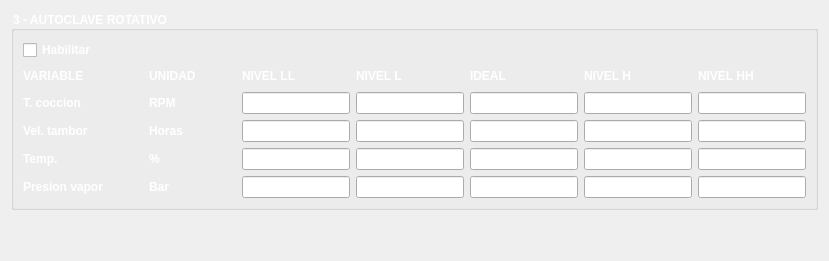
                <widget class="QWidget" name="page_5">
                 <layout class="QVBoxLayout" name="verticalLayout_10">
                  <item>
                   <widget class="QGroupBox" name="groupBox_molino_refinador_4">
                    <property name="sizePolicy">
                     <sizepolicy hsizetype="Fixed" vsizetype="Fixed">
                      <horstretch>0</horstretch>
                      <verstretch>0</verstretch>
                     </sizepolicy>
                    </property>
                    <property name="font">
                     <font>
                      <bold>true</bold>
                     </font>
                    </property>
                    <property name="styleSheet">
                     <string notr="true">color: rgb(255, 255, 255);</string>
                    </property>
                    <property name="title">
                     <string>3 - AUTOCLAVE ROTATIVO</string>
                    </property>
                    <layout class="QGridLayout" name="gridLayout_14">
                     <item row="2" column="8">
                      <widget class="QLabel" name="label_76">
                       <property name="sizePolicy">
                        <sizepolicy hsizetype="Preferred" vsizetype="Fixed">
                         <horstretch>0</horstretch>
                         <verstretch>0</verstretch>
                        </sizepolicy>
                       </property>
                       <property name="font">
                        <font>
                         <bold>true</bold>
                        </font>
                       </property>
                       <property name="text">
                        <string>NIVEL HH</string>
                       </property>
                      </widget>
                     </item>
                     <item row="2" column="5">
                      <widget class="QLabel" name="label_70">
                       <property name="sizePolicy">
                        <sizepolicy hsizetype="Preferred" vsizetype="Fixed">
                         <horstretch>0</horstretch>
                         <verstretch>0</verstretch>
                        </sizepolicy>
                       </property>
                       <property name="font">
                        <font>
                         <bold>true</bold>
                        </font>
                       </property>
                       <property name="text">
                        <string>NIVEL L</string>
                       </property>
                      </widget>
                     </item>
                     <item row="6" column="0">
                      <widget class="QLabel" name="label_peso_prod_18">
                       <property name="sizePolicy">
                        <sizepolicy hsizetype="Preferred" vsizetype="Fixed">
                         <horstretch>0</horstretch>
                         <verstretch>0</verstretch>
                        </sizepolicy>
                       </property>
                       <property name="font">
                        <font>
                         <bold>true</bold>
                        </font>
                       </property>
                       <property name="text">
                        <string>Temp.</string>
                       </property>
                      </widget>
                     </item>
                     <item row="5" column="2">
                      <widget class="QLabel" name="label_72">
                       <property name="font">
                        <font>
                         <bold>true</bold>
                        </font>
                       </property>
                       <property name="text">
                        <string>Horas</string>
                       </property>
                      </widget>
                     </item>
                     <item row="4" column="4">
                      <widget class="QLineEdit" name="lineEdit_83"/>
                     </item>
                     <item row="5" column="4">
                      <widget class="QLineEdit" name="lineEdit_84"/>
                     </item>
                     <item row="6" column="6">
                      <widget class="QLineEdit" name="lineEdit_89"/>
                     </item>
                     <item row="2" column="1">
                      <spacer name="horizontalSpacer_16">
                       <property name="orientation">
                        <enum>Qt::Orientation::Horizontal</enum>
                       </property>
                       <property name="sizeHint" stdset="0">
                        <size>
                         <width>40</width>
                         <height>20</height>
                        </size>
                       </property>
                      </spacer>
                     </item>
                     <item row="4" column="2">
                      <widget class="QLabel" name="label_74">
                       <property name="font">
                        <font>
                         <bold>true</bold>
                        </font>
                       </property>
                       <property name="text">
                        <string>RPM</string>
                       </property>
                      </widget>
                     </item>
                     <item row="6" column="7">
                      <widget class="QLineEdit" name="lineEdit_90"/>
                     </item>
                     <item row="2" column="2">
                      <widget class="QLabel" name="label_73">
                       <property name="sizePolicy">
                        <sizepolicy hsizetype="Preferred" vsizetype="Fixed">
                         <horstretch>0</horstretch>
                         <verstretch>0</verstretch>
                        </sizepolicy>
                       </property>
                       <property name="font">
                        <font>
                         <bold>true</bold>
                        </font>
                       </property>
                       <property name="text">
                        <string>UNIDAD</string>
                       </property>
                      </widget>
                     </item>
                     <item row="2" column="6">
                      <widget class="QLabel" name="label_75">
                       <property name="font">
                        <font>
                         <bold>true</bold>
                        </font>
                       </property>
                       <property name="text">
                        <string>IDEAL</string>
                       </property>
                      </widget>
                     </item>
                     <item row="2" column="7">
                      <widget class="QLabel" name="label_68">
                       <property name="sizePolicy">
                        <sizepolicy hsizetype="Preferred" vsizetype="Fixed">
                         <horstretch>0</horstretch>
                         <verstretch>0</verstretch>
                        </sizepolicy>
                       </property>
                       <property name="font">
                        <font>
                         <bold>true</bold>
                        </font>
                       </property>
                       <property name="text">
                        <string>NIVEL H</string>
                       </property>
                      </widget>
                     </item>
                     <item row="4" column="6">
                      <widget class="QLineEdit" name="lineEdit_77"/>
                     </item>
                     <item row="4" column="7">
                      <widget class="QLineEdit" name="lineEdit_80"/>
                     </item>
                     <item row="2" column="0">
                      <widget class="QLabel" name="label_71">
                       <property name="sizePolicy">
                        <sizepolicy hsizetype="Preferred" vsizetype="Fixed">
                         <horstretch>0</horstretch>
                         <verstretch>0</verstretch>
                        </sizepolicy>
                       </property>
                       <property name="font">
                        <font>
                         <bold>true</bold>
                        </font>
                       </property>
                       <property name="text">
                        <string>VARIABLE</string>
                       </property>
                      </widget>
                     </item>
                     <item row="2" column="3">
                      <spacer name="horizontalSpacer_15">
                       <property name="orientation">
                        <enum>Qt::Orientation::Horizontal</enum>
                       </property>
                       <property name="sizeHint" stdset="0">
                        <size>
                         <width>40</width>
                         <height>20</height>
                        </size>
                       </property>
                      </spacer>
                     </item>
                     <item row="5" column="6">
                      <widget class="QLineEdit" name="lineEdit_85"/>
                     </item>
                     <item row="4" column="8">
                      <widget class="QLineEdit" name="lineEdit_79"/>
                     </item>
                     <item row="5" column="8">
                      <widget class="QLineEdit" name="lineEdit_82"/>
                     </item>
                     <item row="5" column="0">
                      <widget class="QLabel" name="label_peso_prod_19">
                       <property name="sizePolicy">
                        <sizepolicy hsizetype="Preferred" vsizetype="Fixed">
                         <horstretch>0</horstretch>
                         <verstretch>0</verstretch>
                        </sizepolicy>
                       </property>
                       <property name="font">
                        <font>
                         <bold>true</bold>
                        </font>
                       </property>
                       <property name="text">
                        <string>Vel. tambor</string>
                       </property>
                      </widget>
                     </item>
                     <item row="5" column="5">
                      <widget class="QLineEdit" name="lineEdit_78"/>
                     </item>
                     <item row="2" column="4">
                      <widget class="QLabel" name="label_67">
                       <property name="sizePolicy">
                        <sizepolicy hsizetype="Preferred" vsizetype="Fixed">
                         <horstretch>0</horstretch>
                         <verstretch>0</verstretch>
                        </sizepolicy>
                       </property>
                       <property name="font">
                        <font>
                         <bold>true</bold>
                        </font>
                       </property>
                       <property name="text">
                        <string>NIVEL LL</string>
                       </property>
                      </widget>
                     </item>
                     <item row="5" column="7">
                      <widget class="QLineEdit" name="lineEdit_86"/>
                     </item>
                     <item row="6" column="5">
                      <widget class="QLineEdit" name="lineEdit_88"/>
                     </item>
                     <item row="4" column="0">
                      <widget class="QLabel" name="label_peso_prod_20">
                       <property name="sizePolicy">
                        <sizepolicy hsizetype="Preferred" vsizetype="Fixed">
                         <horstretch>0</horstretch>
                         <verstretch>0</verstretch>
                        </sizepolicy>
                       </property>
                       <property name="font">
                        <font>
                         <bold>true</bold>
                        </font>
                       </property>
                       <property name="text">
                        <string>T. coccion</string>
                       </property>
                      </widget>
                     </item>
                     <item row="4" column="5">
                      <widget class="QLineEdit" name="lineEdit_81"/>
                     </item>
                     <item row="6" column="2">
                      <widget class="QLabel" name="label_78">
                       <property name="font">
                        <font>
                         <bold>true</bold>
                        </font>
                       </property>
                       <property name="text">
                        <string>%</string>
                       </property>
                      </widget>
                     </item>
                     <item row="6" column="4">
                      <widget class="QLineEdit" name="lineEdit_87"/>
                     </item>
                     <item row="1" column="0">
                      <widget class="QCheckBox" name="checkBox_6">
                       <property name="font">
                        <font>
                         <bold>true</bold>
                        </font>
                       </property>
                       <property name="text">
                        <string>Habilitar</string>
                       </property>
                      </widget>
                     </item>
                     <item row="6" column="8">
                      <widget class="QLineEdit" name="lineEdit_91"/>
                     </item>
                     <item row="7" column="0">
                      <widget class="QLabel" name="label_peso_prod_17">
                       <property name="sizePolicy">
                        <sizepolicy hsizetype="Preferred" vsizetype="Fixed">
                         <horstretch>0</horstretch>
                         <verstretch>0</verstretch>
                        </sizepolicy>
                       </property>
                       <property name="font">
                        <font>
                         <bold>true</bold>
                        </font>
                       </property>
                       <property name="text">
                        <string>Presion vapor</string>
                       </property>
                      </widget>
                     </item>
                     <item row="7" column="2">
                      <widget class="QLabel" name="label_43">
                       <property name="font">
                        <font>
                         <bold>true</bold>
                        </font>
                       </property>
                       <property name="text">
                        <string>Bar</string>
                       </property>
                      </widget>
                     </item>
                     <item row="7" column="4">
                      <widget class="QLineEdit" name="lineEdit_38"/>
                     </item>
                     <item row="7" column="5">
                      <widget class="QLineEdit" name="lineEdit_39"/>
                     </item>
                     <item row="7" column="6">
                      <widget class="QLineEdit" name="lineEdit_40"/>
                     </item>
                     <item row="7" column="7">
                      <widget class="QLineEdit" name="lineEdit_41"/>
                     </item>
                     <item row="7" column="8">
                      <widget class="QLineEdit" name="lineEdit_42"/>
                     </item>
                    </layout>
                   </widget>
                  </item>
                  <item>
                   <spacer name="verticalSpacer_10">
                    <property name="orientation">
                     <enum>Qt::Orientation::Vertical</enum>
                    </property>
                    <property name="sizeHint" stdset="0">
                     <size>
                      <width>20</width>
                      <height>40</height>
                     </size>
                    </property>
                   </spacer>
                  </item>
                 </layout>
                </widget>
